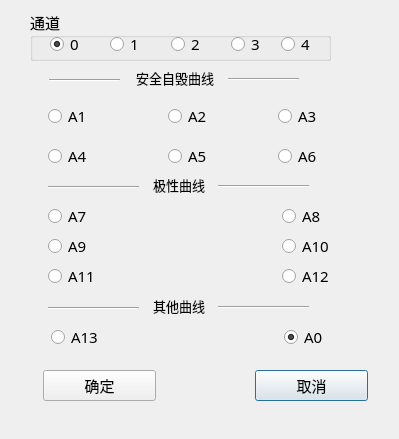
<?xml version="1.0" encoding="UTF-8"?>
<ui version="4.0">
 <class>presetTrjDialog</class>
 <widget class="QDialog" name="presetTrjDialog">
  <property name="geometry">
   <rect>
    <x>0</x>
    <y>0</y>
    <width>399</width>
    <height>439</height>
   </rect>
  </property>
  <property name="windowTitle">
   <string>Dialog</string>
  </property>
  <widget class="QRadioButton" name="RADIO_TRJTYPE_A13">
   <property name="geometry">
    <rect>
     <x>51</x>
     <y>329</y>
     <width>89</width>
     <height>16</height>
    </rect>
   </property>
   <property name="font">
    <font>
     <family>微软雅黑</family>
     <pointsize>11</pointsize>
    </font>
   </property>
   <property name="text">
    <string>A13</string>
   </property>
  </widget>
  <widget class="QRadioButton" name="RADIO_TRJTYPE_A0">
   <property name="geometry">
    <rect>
     <x>284</x>
     <y>329</y>
     <width>89</width>
     <height>16</height>
    </rect>
   </property>
   <property name="font">
    <font>
     <family>微软雅黑</family>
     <pointsize>11</pointsize>
    </font>
   </property>
   <property name="text">
    <string>A0</string>
   </property>
   <property name="checked">
    <bool>true</bool>
   </property>
  </widget>
  <widget class="QPushButton" name="BUTTON_VELTEST_CONFIG_CANCEL">
   <property name="geometry">
    <rect>
     <x>255</x>
     <y>370</y>
     <width>113</width>
     <height>31</height>
    </rect>
   </property>
   <property name="font">
    <font>
     <family>微软雅黑</family>
     <pointsize>11</pointsize>
    </font>
   </property>
   <property name="text">
    <string>取消</string>
   </property>
  </widget>
  <widget class="QPushButton" name="BUTTON_VELTEST_CONFIG_OK">
   <property name="geometry">
    <rect>
     <x>43</x>
     <y>370</y>
     <width>113</width>
     <height>31</height>
    </rect>
   </property>
   <property name="font">
    <font>
     <family>微软雅黑</family>
     <pointsize>11</pointsize>
    </font>
   </property>
   <property name="text">
    <string>确定</string>
   </property>
  </widget>
  <widget class="QRadioButton" name="RADIO_TRJTYPE_A4">
   <property name="geometry">
    <rect>
     <x>48</x>
     <y>148</y>
     <width>89</width>
     <height>16</height>
    </rect>
   </property>
   <property name="font">
    <font>
     <family>微软雅黑</family>
     <pointsize>11</pointsize>
    </font>
   </property>
   <property name="text">
    <string>A4</string>
   </property>
  </widget>
  <widget class="QRadioButton" name="RADIO_TRJTYPE_A3">
   <property name="geometry">
    <rect>
     <x>278</x>
     <y>108</y>
     <width>89</width>
     <height>16</height>
    </rect>
   </property>
   <property name="font">
    <font>
     <family>微软雅黑</family>
     <pointsize>11</pointsize>
    </font>
   </property>
   <property name="text">
    <string>A3</string>
   </property>
  </widget>
  <widget class="QRadioButton" name="RADIO_TRJTYPE_A6">
   <property name="geometry">
    <rect>
     <x>278</x>
     <y>148</y>
     <width>89</width>
     <height>16</height>
    </rect>
   </property>
   <property name="font">
    <font>
     <family>微软雅黑</family>
     <pointsize>11</pointsize>
    </font>
   </property>
   <property name="text">
    <string>A6</string>
   </property>
  </widget>
  <widget class="QRadioButton" name="RADIO_TRJTYPE_A5">
   <property name="geometry">
    <rect>
     <x>168</x>
     <y>148</y>
     <width>89</width>
     <height>16</height>
    </rect>
   </property>
   <property name="font">
    <font>
     <family>微软雅黑</family>
     <pointsize>11</pointsize>
    </font>
   </property>
   <property name="text">
    <string>A5</string>
   </property>
  </widget>
  <widget class="QRadioButton" name="RADIO_TRJTYPE_A1">
   <property name="geometry">
    <rect>
     <x>48</x>
     <y>108</y>
     <width>89</width>
     <height>16</height>
    </rect>
   </property>
   <property name="font">
    <font>
     <family>微软雅黑</family>
     <pointsize>11</pointsize>
    </font>
   </property>
   <property name="text">
    <string>A1</string>
   </property>
  </widget>
  <widget class="QRadioButton" name="RADIO_TRJTYPE_A2">
   <property name="geometry">
    <rect>
     <x>168</x>
     <y>108</y>
     <width>89</width>
     <height>16</height>
    </rect>
   </property>
   <property name="font">
    <font>
     <family>微软雅黑</family>
     <pointsize>11</pointsize>
    </font>
   </property>
   <property name="text">
    <string>A2</string>
   </property>
  </widget>
  <widget class="QLabel" name="label">
   <property name="geometry">
    <rect>
     <x>136</x>
     <y>70</y>
     <width>81</width>
     <height>16</height>
    </rect>
   </property>
   <property name="font">
    <font>
     <family>微软雅黑</family>
     <pointsize>10</pointsize>
    </font>
   </property>
   <property name="text">
    <string>安全自毁曲线</string>
   </property>
  </widget>
  <widget class="QRadioButton" name="RADIO_TRJTYPE_A12">
   <property name="geometry">
    <rect>
     <x>282</x>
     <y>268</y>
     <width>89</width>
     <height>16</height>
    </rect>
   </property>
   <property name="font">
    <font>
     <family>微软雅黑</family>
     <pointsize>11</pointsize>
    </font>
   </property>
   <property name="text">
    <string>A12</string>
   </property>
  </widget>
  <widget class="QRadioButton" name="RADIO_TRJTYPE_A7">
   <property name="geometry">
    <rect>
     <x>48</x>
     <y>208</y>
     <width>89</width>
     <height>16</height>
    </rect>
   </property>
   <property name="font">
    <font>
     <family>微软雅黑</family>
     <pointsize>11</pointsize>
    </font>
   </property>
   <property name="text">
    <string>A7</string>
   </property>
  </widget>
  <widget class="QRadioButton" name="RADIO_TRJTYPE_A11">
   <property name="geometry">
    <rect>
     <x>48</x>
     <y>268</y>
     <width>89</width>
     <height>16</height>
    </rect>
   </property>
   <property name="font">
    <font>
     <family>微软雅黑</family>
     <pointsize>11</pointsize>
    </font>
   </property>
   <property name="text">
    <string>A11</string>
   </property>
  </widget>
  <widget class="QRadioButton" name="RADIO_TRJTYPE_A8">
   <property name="geometry">
    <rect>
     <x>282</x>
     <y>208</y>
     <width>89</width>
     <height>16</height>
    </rect>
   </property>
   <property name="font">
    <font>
     <family>微软雅黑</family>
     <pointsize>11</pointsize>
    </font>
   </property>
   <property name="text">
    <string>A8</string>
   </property>
  </widget>
  <widget class="QRadioButton" name="RADIO_TRJTYPE_A10">
   <property name="geometry">
    <rect>
     <x>282</x>
     <y>238</y>
     <width>89</width>
     <height>16</height>
    </rect>
   </property>
   <property name="font">
    <font>
     <family>微软雅黑</family>
     <pointsize>11</pointsize>
    </font>
   </property>
   <property name="text">
    <string>A10</string>
   </property>
  </widget>
  <widget class="QRadioButton" name="RADIO_TRJTYPE_A9">
   <property name="geometry">
    <rect>
     <x>48</x>
     <y>238</y>
     <width>89</width>
     <height>16</height>
    </rect>
   </property>
   <property name="font">
    <font>
     <family>微软雅黑</family>
     <pointsize>11</pointsize>
    </font>
   </property>
   <property name="text">
    <string>A9</string>
   </property>
  </widget>
  <widget class="Line" name="line">
   <property name="geometry">
    <rect>
     <x>48</x>
     <y>179</y>
     <width>91</width>
     <height>16</height>
    </rect>
   </property>
   <property name="orientation">
    <enum>Qt::Horizontal</enum>
   </property>
  </widget>
  <widget class="Line" name="line_2">
   <property name="geometry">
    <rect>
     <x>49</x>
     <y>72</y>
     <width>71</width>
     <height>16</height>
    </rect>
   </property>
   <property name="orientation">
    <enum>Qt::Horizontal</enum>
   </property>
  </widget>
  <widget class="Line" name="line_3">
   <property name="geometry">
    <rect>
     <x>228</x>
     <y>71</y>
     <width>71</width>
     <height>16</height>
    </rect>
   </property>
   <property name="orientation">
    <enum>Qt::Horizontal</enum>
   </property>
  </widget>
  <widget class="QLabel" name="label_2">
   <property name="geometry">
    <rect>
     <x>153</x>
     <y>177</y>
     <width>61</width>
     <height>16</height>
    </rect>
   </property>
   <property name="font">
    <font>
     <family>微软雅黑</family>
     <pointsize>10</pointsize>
    </font>
   </property>
   <property name="text">
    <string>极性曲线</string>
   </property>
  </widget>
  <widget class="Line" name="line_4">
   <property name="geometry">
    <rect>
     <x>218</x>
     <y>178</y>
     <width>91</width>
     <height>16</height>
    </rect>
   </property>
   <property name="orientation">
    <enum>Qt::Horizontal</enum>
   </property>
  </widget>
  <widget class="Line" name="line_5">
   <property name="geometry">
    <rect>
     <x>218</x>
     <y>299</y>
     <width>91</width>
     <height>16</height>
    </rect>
   </property>
   <property name="orientation">
    <enum>Qt::Horizontal</enum>
   </property>
  </widget>
  <widget class="QLabel" name="label_3">
   <property name="geometry">
    <rect>
     <x>153</x>
     <y>298</y>
     <width>61</width>
     <height>16</height>
    </rect>
   </property>
   <property name="font">
    <font>
     <family>微软雅黑</family>
     <pointsize>10</pointsize>
    </font>
   </property>
   <property name="text">
    <string>其他曲线</string>
   </property>
  </widget>
  <widget class="Line" name="line_6">
   <property name="geometry">
    <rect>
     <x>48</x>
     <y>300</y>
     <width>91</width>
     <height>16</height>
    </rect>
   </property>
   <property name="orientation">
    <enum>Qt::Horizontal</enum>
   </property>
  </widget>
  <widget class="QGroupBox" name="GROUP_CH">
   <property name="geometry">
    <rect>
     <x>30</x>
     <y>10</y>
     <width>301</width>
     <height>51</height>
    </rect>
   </property>
   <property name="font">
    <font>
     <family>微软雅黑</family>
     <pointsize>11</pointsize>
    </font>
   </property>
   <property name="title">
    <string>通道</string>
   </property>
   <widget class="QRadioButton" name="RADIO_CHNUM_0">
    <property name="geometry">
     <rect>
      <x>20</x>
      <y>26</y>
      <width>41</width>
      <height>16</height>
     </rect>
    </property>
    <property name="text">
     <string>0</string>
    </property>
    <property name="checked">
     <bool>true</bool>
    </property>
   </widget>
   <widget class="QRadioButton" name="RADIO_CHNUM_1">
    <property name="geometry">
     <rect>
      <x>80</x>
      <y>26</y>
      <width>41</width>
      <height>16</height>
     </rect>
    </property>
    <property name="text">
     <string>1</string>
    </property>
   </widget>
   <widget class="QRadioButton" name="RADIO_CHNUM_2">
    <property name="geometry">
     <rect>
      <x>141</x>
      <y>26</y>
      <width>41</width>
      <height>16</height>
     </rect>
    </property>
    <property name="text">
     <string>2</string>
    </property>
   </widget>
   <widget class="QRadioButton" name="RADIO_CHNUM_3">
    <property name="geometry">
     <rect>
      <x>201</x>
      <y>26</y>
      <width>41</width>
      <height>16</height>
     </rect>
    </property>
    <property name="text">
     <string>3</string>
    </property>
   </widget>
   <widget class="QRadioButton" name="RADIO_CHNUM_4">
    <property name="geometry">
     <rect>
      <x>251</x>
      <y>26</y>
      <width>41</width>
      <height>16</height>
     </rect>
    </property>
    <property name="text">
     <string>4</string>
    </property>
   </widget>
  </widget>
 </widget>
 <resources/>
 <connections/>
</ui>
